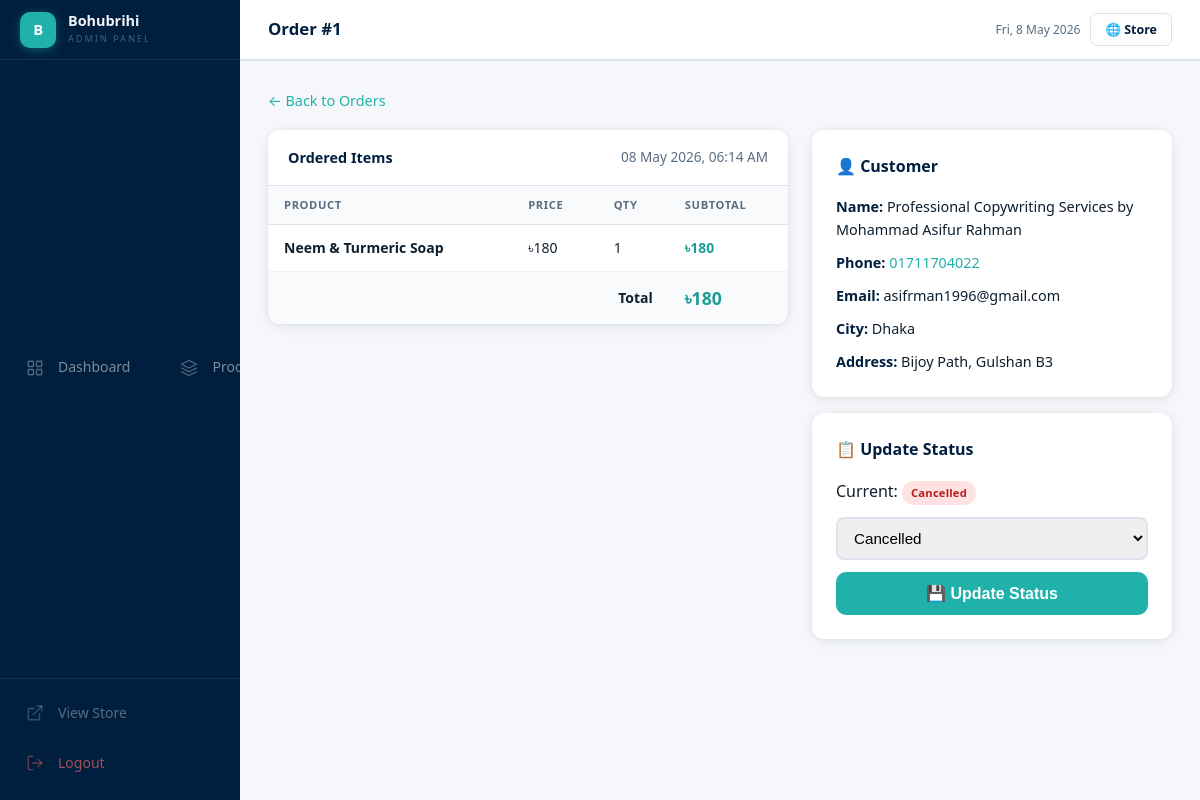
The app's page /admin/orders/1 (signed in) with its own data.
### app.py (models this page shows)
class Order(db.Model):
    id = db.Column(db.Integer, primary_key=True)
    customer_name = db.Column(db.String(200), nullable=False)
    customer_email = db.Column(db.String(200), nullable=False)
    customer_phone = db.Column(db.String(50), nullable=False)
    address = db.Column(db.Text, nullable=False)
    city = db.Column(db.String(100), nullable=False)
    items_json = db.Column(db.Text, nullable=False)
    total = db.Column(db.Float, nullable=False)
    status = db.Column(db.String(50), default='pending')
    notes = db.Column(db.Text, default='')
    created_at = db.Column(db.DateTime, default=datetime.utcnow)
    @property
    def items(self):
        return json.loads(self.items_json)

### app.py (the view)
@app.route('/admin/orders/<int:oid>')
@admin_required
def admin_order_detail(oid):
    order = Order.query.get_or_404(oid)
    return render_template('admin/order_detail.html', order=order)

### app.py (called while the page is built)
def admin_required(f):
    from functools import wraps
    @wraps(f)
    def decorated(*args, **kwargs):
        if not session.get('admin_logged_in'):
            return redirect(url_for('admin_login'))
        return f(*args, **kwargs)
    return decorated

### templates/admin/order_detail.html (shortened to what this page needs)
{% extends 'admin/base.html' %}
{% block page_title %}Order #{{ order.id }}{% endblock %}
{% block content %}
<div style="margin-bottom:16px;">
  <a href="{{ url_for('admin_orders') }}" style="color:var(--teal); font-size:.9rem;">← Back to Orders</a>
</div>
<div style="display:grid; grid-template-columns:1fr 360px; gap:24px; align-items:start;">
  <div>
    <div class="admin-table-wrap">
      <div class="admin-table-header">
        <h3>Ordered Items</h3>
        <span style="font-size:.85rem; color:var(--muted);">{{ order.created_at.strftime('%d %b %Y, %I:%M %p') }}</span>
      </div>
      <table>
        <thead><tr><th>Product</th><th>Price</th><th>Qty</th><th>Subtotal</th></tr></thead>
        <tbody>
          {% for item in order.items %}
          <tr>
            <td style="font-weight:600;">{{ item.name }}</td>
            <td>৳{{ item.price|int }}</td>
            <td>{{ item.qty }}</td>
            <td style="font-weight:700; color:var(--teal-dark);">৳{{ (item.price * item.qty)|int }}</td>
          </tr>
          {% endfor %}
          <tr style="background:#f8fafc;">
            <td colspan="3" style="text-align:right; font-weight:700;">Total</td>
            <td style="font-weight:800; font-size:1.1rem; color:var(--teal-dark);">৳{{ order.total|int }}</td>
          </tr>
        </tbody>
      </table>
    </div>
  </div>
  <div>
    <div style="background:#fff; border-radius:var(--radius); box-shadow:var(--shadow); padding:24px; margin-bottom:16px;">
      <h4 style="color:var(--navy); margin-bottom:16px;">👤 Customer</h4>
      <div style="display:flex; flex-direction:column; gap:10px; font-size:.9rem;">
        <div><strong style="color:var(--navy);">Name:</strong> {{ order.customer_name }}</div>
        <div><strong style="color:var(--navy);">Phone:</strong> <a href="tel:{{ order.customer_phone }}" style="color:var(--teal);">{{ order.customer_phone }}</a></div>
        <div><strong style="color:var(--navy);">Email:</strong> {{ order.customer_email }}</div>
        <div><strong style="color:var(--navy);">City:</strong> {{ order.city }}</div>
        <div><strong style="color:var(--navy);">Address:</strong> {{ order.address }}</div>
      </div>
    </div>
    <div style="background:#fff; border-radius:var(--radius); box-shadow:var(--shadow); padding:24px;">
      <h4 style="color:var(--navy); margin-bottom:16px;">📋 Update Status</h4>
      {% set sc = {'pending':'yellow','confirmed':'blue','shipped':'purple','delivered':'green','cancelled':'red'} %}
      <div style="margin-bottom:12px;">
        Current: <span class="badge badge-{{ sc.get(order.status,'yellow') }}">{{ order.status|title }}</span>
      </div>
      <form method="POST" action="{{ url_for('admin_update_order_status', oid=order.id) }}">
        <select name="status" style="width:100%; padding:10px 12px; border:2px solid var(--border); border-radius:8px; font-size:.95rem; margin-bottom:12px; outline:none;">
          {% for s in ['pending','confirmed','shipped','delivered','cancelled'] %}
          <option value="{{ s }}" {% if order.status == s %}selected{% endif %}>{{ s|title }}</option>
          {% endfor %}
        </select>
        <button type="submit" class="btn btn-teal" style="width:100%; justify-content:center;">
          💾 Update Status
        </button>
      </form>
    </div>
  </div>
</div>
{% endblock %}

### static/css/style.css (style rules this page uses)
:root { --teal: #20B2AA; --teal-dark: #1a9e96; --teal-dim: rgba(32,178,170,.12); --navy: #001F3F; --navy-mid: #0a3460; --lime: #ADFF2F; --lime-dark: #8fd400; --amber: #f59e0b; --red: #ef4444; --purple: #7c3aed; --pink: #ec4899; --bg: #f0f4f8; --card: #ffffff; --border: #dde3ec; --text: #0f1f2e; --muted: #5a6d82; --radius: 12px; --shadow: 0 1px 6px rgba(0,31,63,.07), 0 4px 16px rgba(0,31,63,.05); --shadow-lg: 0 8px 32px rgba(0,31,63,.13); }
*, *::before, *::after { box-sizing: border-box; margin: 0; padding: 0; }
body { font-family: 'Segoe UI', system-ui, -apple-system, sans-serif; background: var(--bg); color: var(--text); line-height: 1.6; }
a { color: inherit; text-decoration: none; }
button { cursor: pointer; border: none; }
.btn { display: inline-flex; align-items: center; gap: 8px; padding: 12px 28px; border-radius: 10px; font-weight: 600; font-size: 1rem; transition: all .2s; }
:root { --sidebar-w: 240px; --topbar-h: 60px; --admin-bg: #f5f7fa; }
.admin-table-wrap { background: #fff; border-radius: 12px; box-shadow: var(--shadow); overflow: hidden; margin-bottom: 24px; }
.admin-table-header { padding: 16px 20px; border-bottom: 1px solid var(--border); display: flex; justify-content: space-between; align-items: center; }
.admin-table-header h3 { font-size: .9rem; font-weight: 700; color: var(--navy); }
table { width: 100%; border-collapse: collapse; }
thead th { text-align: left; padding: 10px 16px; font-size: .7rem; font-weight: 700; color: var(--muted); text-transform: uppercase; letter-spacing: .6px; background: #f8fafc; border-bottom: 1px solid var(--border); white-space: nowrap; }
tbody td { padding: 12px 16px; border-bottom: 1px solid #f0f4f8; font-size: .875rem; }
tbody tr:last-child td { border-bottom: none; }
.badge { display: inline-block; padding: 3px 9px; border-radius: 100px; font-size: .7rem; font-weight: 700; letter-spacing: .2px; }
.badge-red { background: #fee2e2; color: #b91c1c; }
.btn-teal { background: var(--teal); color: #fff; }

### records on screen
Order: id "1", created_at "08 May 2026, 06:14 AM", total "180", customer_name "Professional Copywriting Services by Mohammad Asifur Rahman", customer_phone "01711704022", customer_email "asifrman1996@gmail.com", city "Dhaka", address "Bijoy Path, Gulshan B3", status "Cancelled"

### other values on screen
{{ item.name }} "Neem & Turmeric Soap"
{{ item.price|int }} "180"
{{ item.qty }} "1"
{{ (item.price * item.qty)|int }} "180"
